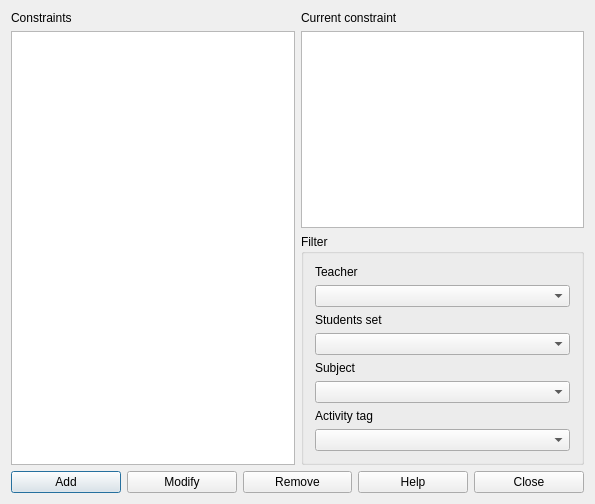
<?xml version="1.0" encoding="UTF-8"?>
<ui version="4.0">
 <class>ConstraintActivitiesOccupyMaxTimeSlotsFromSelectionForm_template</class>
 <widget class="QDialog" name="ConstraintActivitiesOccupyMaxTimeSlotsFromSelectionForm_template">
  <property name="geometry">
   <rect>
    <x>0</x>
    <y>0</y>
    <width>595</width>
    <height>504</height>
   </rect>
  </property>
  <property name="windowTitle">
   <string extracomment="This is the title of the dialog to see the list of all constraints of this type">Constraints activities occupy max time slots from selection</string>
  </property>
  <layout class="QGridLayout" name="gridLayout_2">
   <item row="0" column="1">
    <layout class="QVBoxLayout" name="verticalLayout_2">
     <item>
      <widget class="QLabel" name="currentConstraintTextLabel">
       <property name="text">
        <string>Current constraint</string>
       </property>
       <property name="wordWrap">
        <bool>false</bool>
       </property>
      </widget>
     </item>
     <item>
      <widget class="QPlainTextEdit" name="currentConstraintTextEdit"/>
     </item>
    </layout>
   </item>
   <item row="0" column="0" rowspan="2">
    <layout class="QVBoxLayout" name="verticalLayout">
     <item>
      <widget class="QLabel" name="constraintsTextLabel">
       <property name="frameShape">
        <enum>QFrame::NoFrame</enum>
       </property>
       <property name="frameShadow">
        <enum>QFrame::Plain</enum>
       </property>
       <property name="text">
        <string>Constraints</string>
       </property>
       <property name="wordWrap">
        <bool>false</bool>
       </property>
      </widget>
     </item>
     <item>
      <widget class="QListWidget" name="constraintsListWidget"/>
     </item>
    </layout>
   </item>
   <item row="2" column="0" colspan="2">
    <layout class="QHBoxLayout" name="horizontalLayout">
     <item>
      <widget class="QPushButton" name="addConstraintPushButton">
       <property name="text">
        <string>Add</string>
       </property>
      </widget>
     </item>
     <item>
      <widget class="QPushButton" name="modifyConstraintPushButton">
       <property name="text">
        <string>Modify</string>
       </property>
      </widget>
     </item>
     <item>
      <widget class="QPushButton" name="removeConstraintPushButton">
       <property name="text">
        <string>Remove</string>
       </property>
      </widget>
     </item>
     <item>
      <widget class="QPushButton" name="helpPushButton">
       <property name="text">
        <string>Help</string>
       </property>
      </widget>
     </item>
     <item>
      <widget class="QPushButton" name="closePushButton">
       <property name="text">
        <string>Close</string>
       </property>
      </widget>
     </item>
    </layout>
   </item>
   <item row="1" column="1">
    <widget class="QGroupBox" name="filterGroupBox">
     <property name="title">
      <string>Filter</string>
     </property>
     <layout class="QGridLayout" name="gridLayout">
      <item row="0" column="0">
       <widget class="QLabel" name="teachersTextLabel">
        <property name="text">
         <string>Teacher</string>
        </property>
        <property name="wordWrap">
         <bool>false</bool>
        </property>
       </widget>
      </item>
      <item row="1" column="0">
       <widget class="QComboBox" name="teachersComboBox"/>
      </item>
      <item row="2" column="0">
       <widget class="QLabel" name="studentsTextLabel">
        <property name="text">
         <string>Students set</string>
        </property>
        <property name="wordWrap">
         <bool>false</bool>
        </property>
       </widget>
      </item>
      <item row="3" column="0">
       <widget class="QComboBox" name="studentsComboBox"/>
      </item>
      <item row="4" column="0">
       <widget class="QLabel" name="subjectsTextLabel">
        <property name="text">
         <string>Subject</string>
        </property>
        <property name="wordWrap">
         <bool>false</bool>
        </property>
       </widget>
      </item>
      <item row="5" column="0">
       <widget class="QComboBox" name="subjectsComboBox"/>
      </item>
      <item row="6" column="0">
       <widget class="QLabel" name="activityTagsTextLabel">
        <property name="text">
         <string>Activity tag</string>
        </property>
        <property name="wordWrap">
         <bool>false</bool>
        </property>
       </widget>
      </item>
      <item row="7" column="0">
       <widget class="QComboBox" name="activityTagsComboBox"/>
      </item>
     </layout>
    </widget>
   </item>
  </layout>
 </widget>
 <layoutdefault spacing="6" margin="11"/>
 <resources/>
 <connections/>
</ui>
